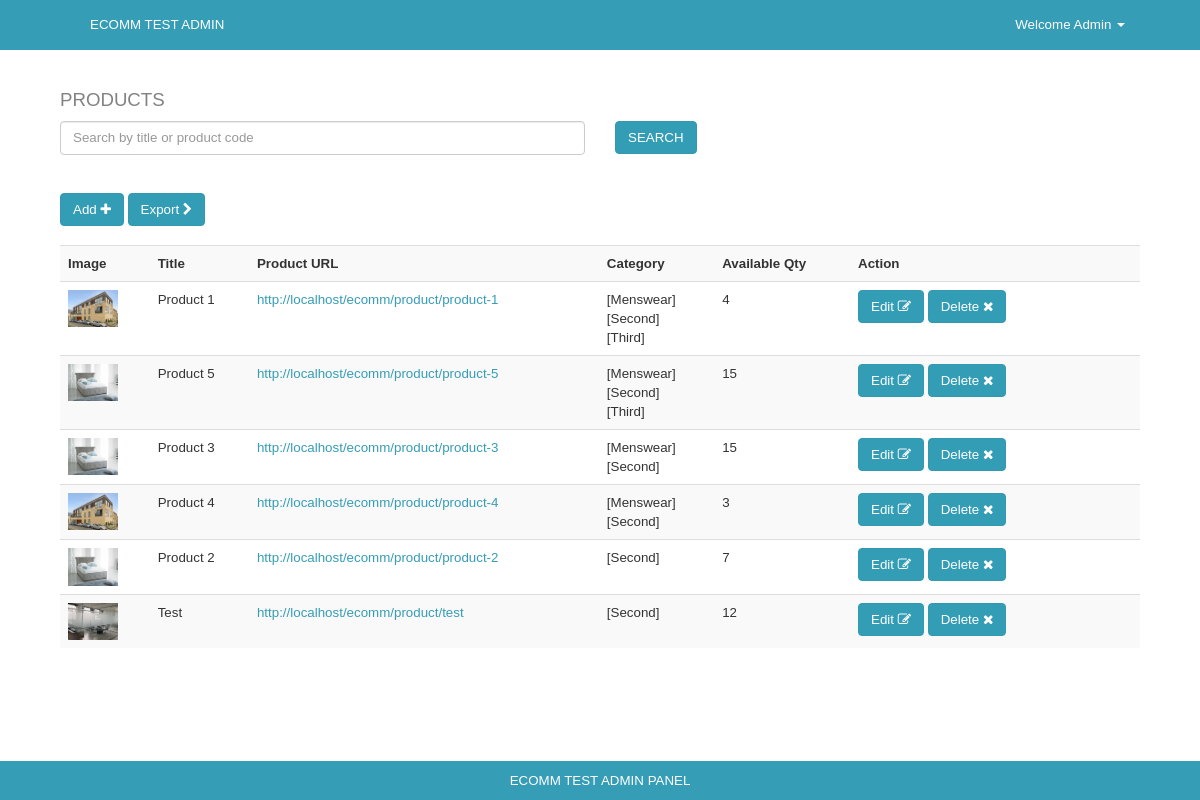
The app's page /console/account?page=products (signed in) with its own data.
### tables this page shows
CREATE TABLE IF NOT EXISTS `users` (
  `id` int(11) NOT NULL,
  `first_name` varchar(255) DEFAULT NULL,
  `last_name` varchar(255) DEFAULT NULL,
  `user_role_id` int(11) NOT NULL DEFAULT '1',
  `email` varchar(255) DEFAULT NULL,
  `password` varchar(64) DEFAULT NULL,
  `phone` varchar(255) DEFAULT NULL,
  `address_1` varchar(255) DEFAULT NULL,
  `address_2` varchar(255) DEFAULT NULL,
  `town` varchar(255) DEFAULT NULL,
  `country` varchar(255) DEFAULT NULL,
  `postcode` varchar(255) DEFAULT NULL,
  `remember_token` varchar(100) DEFAULT NULL,
  `created_at` datetime NOT NULL,
  `updated_at` datetime NOT NULL,
  `deleted_at` datetime DEFAULT NULL
);

CREATE TABLE IF NOT EXISTS `products` (
  `id` int(11) NOT NULL,
  `category_id` varchar(255) DEFAULT NULL,
  `sub_category_id` varchar(255) DEFAULT NULL,
  `title` varchar(255) DEFAULT NULL,
  `seo_url` varchar(100) DEFAULT NULL,
  `price` decimal(10,2) DEFAULT NULL,
  `qty_available` int(11) DEFAULT '10',
  `special_offer_price` decimal(10,2) DEFAULT NULL,
  `description` text,
  `attributes` varchar(255) DEFAULT NULL,
  `best_seller` int(11) NOT NULL DEFAULT '0',
  `featured` int(11) NOT NULL DEFAULT '0',
  `meta_description` text,
  `weight` decimal(10,2) DEFAULT NULL,
  `product_code` varchar(255) DEFAULT NULL,
  `cross_sell_ids` varchar(255) DEFAULT NULL,
  `sort_order` decimal(10,2) DEFAULT NULL,
  `sale` int(11) NOT NULL DEFAULT '0',
  `new` int(11) NOT NULL DEFAULT '0',
  `created_at` datetime NOT NULL,
  `updated_at` datetime NOT NULL,
  `deleted_at` datetime DEFAULT NULL,
  `barcode` varchar(255) DEFAULT NULL
);

CREATE TABLE IF NOT EXISTS `categories` (
  `id` int(11) NOT NULL,
  `title` varchar(255) NOT NULL,
  `seo_url` varchar(50) NOT NULL,
  `meta_description` text,
  `ext` varchar(255) DEFAULT NULL,
  `created_at` datetime NOT NULL,
  `updated_at` datetime NOT NULL,
  `deleted_at` datetime DEFAULT NULL
);

### app/Hashids/Hashids.php (called while the page is built, shortened)
<?php
class Hashids implements HashGenerator {
	private $_alphabet = 'abcdefghijklmnopqrstuvwxyzABCDEFGHIJKLMNOPQRSTUVWXYZ1234567890';
	private $_seps = 'cfhistuCFHISTU';
	private $_min_hash_length = 32;
	private $_math_functions = array();
	private $_max_int_value = 1000000000;
	public function __construct($salt = '', $min_hash_length = 0, $alphabet = '') {
		if (function_exists('gmp_add')) {
			$this->_math_functions['add'] = 'gmp_add';
			$this->_math_functions['div'] = 'gmp_div';
			$this->_math_functions['str'] = 'gmp_strval';
		} else if (function_exists('bcadd')) {
			$this->_math_functions['add'] = 'bcadd';
			$this->_math_functions['div'] = 'bcdiv';
			$this->_math_functions['str'] = 'strval';
		}
		$this->_lower_max_int_value = $this->_max_int_value;
		if ($this->_math_functions) {
			$this->_max_int_value = PHP_INT_MAX;
		}
		$this->_salt = $salt;
		$alphabet_array = str_split($this->_alphabet);
		$seps_array = str_split($this->_seps);
		$this->_seps = implode('', array_intersect($alphabet_array, $seps_array));
		$this->_alphabet = implode('', array_diff($alphabet_array, $seps_array));
		$this->_seps = $this->_consistent_shuffle($this->_seps, $this->_salt);
		$this->_alphabet = $this->_consistent_shuffle($this->_alphabet, $this->_salt);
		$guard_count = (int)ceil(strlen($this->_alphabet) / self::GUARD_DIV);
		if (strlen($this->_alphabet) < 3) {
			$this->_guards = substr($this->_seps, 0, $guard_count);
			$this->_seps = substr($this->_seps, $guard_count);
		} else {
			$this->_guards = substr($this->_alphabet, 0, $guard_count);
			$this->_alphabet = substr($this->_alphabet, $guard_count);
		}
	}
	private function _encode(array $numbers) {
		$alphabet = $this->_alphabet;
		$numbers_size = sizeof($numbers);
		$numbers_hash_int = 0;
		foreach ($numbers as $i => $number) {
			$numbers_hash_int += ($number % ($i + 100));
		}
		$lottery = $ret = $alphabet[$numbers_hash_int % strlen($alphabet)];
		foreach ($numbers as $i => $number) {
			$alphabet = $this->_consistent_shuffle($alphabet, substr($lottery . $this->_salt . $alphabet, 0, strlen($alphabet)));
			$ret .= $last = $this->_hash($number, $alphabet);
		}
		if (strlen($ret) < $this->_min_hash_length) {
			$guard_index = ($numbers_hash_int + ord($ret[0])) % strlen($this->_guards);
			$guard = $this->_guards[$guard_index];
			$ret = $guard . $ret;
			if (strlen($ret) < $this->_min_hash_length) {
				$guard_index = ($numbers_hash_int + ord($ret[2])) % strlen($this->_guards);
				$guard = $this->_guards[$guard_index];
				$ret .= $guard;
			}
		}
		$half_length = (int)(strlen($alphabet) / 2);
		while (strlen($ret) < $this->_min_hash_length) {
			$alphabet = $this->_consistent_shuffle($alphabet, $alphabet);
			$ret = substr($alphabet, $half_length) . $ret . substr($alphabet, 0, $half_length);
			$excess = strlen($ret) - $this->_min_hash_length;
			if ($excess > 0) {
				$ret = substr($ret, $excess / 2, $this->_min_hash_length);
			}
		}
		return $ret;
	}
	private function _decode($hash, $alphabet) {
		$ret = array();
		$hash_breakdown = str_replace(str_split($this->_guards), ' ', $hash);
		$hash_array = explode(' ', $hash_breakdown);
		$i = 0;
		if (sizeof($hash_array) == 3 || sizeof($hash_array) == 2) {
			$i = 1;
		}
		$hash_breakdown = $hash_array[$i];
		if (isset($hash_breakdown[0])) {
			$lottery = $hash_breakdown[0];
			$hash_breakdown = substr($hash_breakdown, 1);
			$hash_breakdown = str_replace(str_split($this->_seps), ' ', $hash_breakdown);
			$hash_array = explode(' ', $hash_breakdown);
			foreach ($hash_array as $sub_hash) {
				$alphabet = $this->_consistent_shuffle($alphabet, substr($lottery . $this->_salt . $alphabet, 0, strlen($alphabet)));
				$ret[] = (int)$this->_unhash($sub_hash, $alphabet);
			}
		}
		return $ret;
	}
	private function _consistent_shuffle($alphabet, $salt) {
		for ($i = strlen($alphabet) - 1, $v = 0, $p = 0; $i > 0; $i--, $v++) {
			$v %= strlen($salt);
			$p += $int = ord($salt[$v]);
			$j = ($int + $v + $p) % $i;
			$temp = $alphabet[$j];
			$alphabet[$j] = $alphabet[$i];
			$alphabet[$i] = $temp;
		}
		return $alphabet;
	}
	private function _hash($input, $alphabet) {
		$hash = '';
		$alphabet_length = strlen($alphabet);
		do {
			$hash = $alphabet[$input % $alphabet_length] . $hash;
			if ($input > $this->_lower_max_int_value && $this->_math_functions) {
				$input = $this->_math_functions['str']($this->_math_functions['div']($input, $alphabet_length));
			} else {
				$input = (int)($input / $alphabet_length);
			}
		} while ($input);
		return $hash;
	}
	private function _unhash($input, $alphabet) {
		$number = 0;
		if (strlen($input) && $alphabet) {
			$alphabet_length = strlen($alphabet);
			$input_chars = str_split($input);
			foreach ($input_chars as $i => $char) {
				$pos = strpos($alphabet, $char);
				if ($this->_math_functions) {
					$number = $this->_math_functions['str']($this->_math_functions['add']($number, $pos * pow($alphabet_length, (strlen($input) - $i - 1))));
				} else {
					$number += $pos * pow($alphabet_length, (strlen($input) - $i - 1));
				}
			}
		}
		return $number;
	}
}

### app/User.php (called while the page is built, shortened)
<?php
class User extends ObjectModel
{
    public function __construct()
    {
	$this->hashIdsObj = new Hashids(SESSION);
    }
}

### includes/config.php (called while the page is built, shortened)
<?php
$user = new App\User;
$categoryObj = new App\Category;
$productImageObj = new App\ProductImage;

### app/Helpers/Db.php (called while the page is built, shortened)
<?php
class Db
{
    public static function conn()
    {
    $connect = false;
		$options = array(
			PDO::ATTR_PERSISTENT => true,
			PDO::ATTR_ERRMODE => PDO::ERRMODE_EXCEPTION
		);
	try{
	$connect = new PDO("mysql:host=".HOST.";dbname=".DATABASE, USERNAME, PASSWORD, $options);
	} catch(PDOException $e){
	print $e->getMessage();
	}
    return $connect;
    }
}

### app/ObjectModel.php (called while the page is built, shortened)
<?php
abstract class ObjectModel
{
    protected $table;
    public function execute($query, array $array)
    {
	$query = Db::conn()->prepare($query);
	$query->execute($array);
	return $query->fetchAll(PDO::FETCH_OBJ);
    }
    public function find($id)
    {
	$query = Db::conn()->prepare('SELECT * FROM `' . $this->table . '` WHERE BINARY id = ?  ');
	$query->execute(array($id));
	return $query->fetch(PDO::FETCH_OBJ);
    }
    public function getRowByFieldNotDeleted($field, $string)
    {
	$query = Db::conn()->prepare(' SELECT * FROM `' . $this->table . '` WHERE `' . $field . '` =  ? AND deleted_at IS NULL ');
	$query->execute(array($string));
	return $query->fetch(PDO::FETCH_OBJ);
    }
}

### app/Product.php (called while the page is built, shortened)
<?php
class Product extends ObjectModel{
    public function getAll($page)
    {
	return $this->execute('SELECT *, products.title AS product_title,
					products.title AS product_title, categories.title AS category_title,
					products.seo_url AS product_seo_url, products.id AS product_id FROM products
					LEFT JOIN categories ON categories.id = products.category_id
					WHERE products.deleted_at IS NULL ORDER BY products.category_id ASC  ', [] );
    }
}

### console/admin-includes/products.php (the view, shortened to what this page needs)
<?php
$productObj = new Product;
$search = isset($_GET['search']) ? $_GET['search'] : null;
if( $search ){
	$query = $productObj->adminSearch($search);
} else {
	$query = $productObj->getAll($page);
}
?>
<h1><?= $page == 'products' ? 'PRODUCTS' : 'OUT OF STOCK' ?></h1>
	<form action="" method="get">
	<div class="row">
<div class="col-md-6"> <input type="hidden" name="page" value="<?= $page ?>"> <input required placeholder="Search by title or product code" type="text" name="search" class="form-control" value="<?= $search ?>">  	</div>
	<div class="col-md-2">  <button type="submit" class="btn btn-primary">SEARCH</button>   </div>
	</div>
	</form>
<br /><br />
<a class="btn btn-primary" href="account.php?page=product&action=add">Add <i class="fa fa-plus"></i></a>
<a class="btn btn-primary" href="account.php?page=product&action=export-products">Export <i class="fa fa-chevron-right"></i></a>
<br /> <br />
<?php
if( count($query) ){
?>
<div class="table-responsive">
	<table class="table table-striped table-hover">
	<tr><td><strong>Image</strong></td><td><strong>Title</strong></td><td><strong>Product URL</strong></td><td><strong>Category</strong></td><td><strong>Available Qty</strong></td><td width="290px"><strong>Action</strong></td></tr>
	<?php
	foreach( $query as $row ){
	$image = $productImageObj->getRowByFieldNotDeleted('product_id', $row->product_id);
	$categories = '';
	$category_json = json_decode($row->category_id);
	foreach($category_json as $category_id){
		$categories .= '['.$categoryObj->find($category_id)->title.']<br />';
	}
	print '<tr><td><img class="show-image" style="width:50px;cursor:pointer" src="../product-images/'.$image->id.'.'.$image->ext.'" alt="'.$image->alt.'"></td><td>'.$row->product_title.'</td><td><a target="_blank" style="color:#359DB6" href="'.DOMAIN.'/product/'.$row->product_seo_url.'">'.DOMAIN.'/product/'.$row->product_seo_url.'</a></td><td>'.$categories.'</td><td>'.$row->qty_available.'</td><td><a class="btn btn-primary" href="account.php?page=product&action=edit&id='.$row->product_id.'">Edit <i class="fa fa-edit"></i></a>  <a onclick="return confirm(\'Are you sure you want to delete this product?\')" class="btn btn-primary" href="account.php?page=products&action=delete&id='.$row->product_id.'">Delete <i class="fa fa-remove"></i></a></td></tr>';
	}
	?>
	</table>
</div>
<?php
} else { print "<p>There are currently no products.</p>"; }
?>

### console/header.php (shortened to what this page needs)
<!DOCTYPE html>
<html lang="en">
<head>
	<link href="../font-awesome/css/font-awesome.min.css" rel="stylesheet">
	<link href="../css/jquery-ui.css" rel="stylesheet">
	<link href="css/admin-styles.css" rel="stylesheet">
</head>
<body>
	<nav class="navbar navbar-default no-border">
		<div class="container-fluid bg-main" style="padding-left:5%;padding-right:5%">
				<div class="collapse navbar-collapse" id="bs-example-navbar-collapse-1">
					<ul class="nav navbar-nav">
						<li><a target="_blank" href="<?= DOMAIN ?>"><?= strtoupper(COMPANY_NAME); ?> ADMIN</a></li>
					</ul>
					<ul class="nav navbar-nav navbar-right">
					<?php
					if( $user->auth() ){
					?>
							<li class="dropdown">
					<a href="#" class="dropdown-toggle" data-toggle="dropdown" role="button" aria-expanded="false">Welcome <?php print ucwords($user->auth()->first_name); ?> <span class="caret"></span></a>
							</li>
					<?php } ?>
					</ul>
				</div>
		</div>
	</nav>

### records on screen
users: first_name "Admin"
products: title "Product 1", seo_url "product-1", category.title "Menswear", category.title "Second", category.title "Third", qty_available "4"
products: title "Product 5", seo_url "product-5", category.title "Menswear", category.title "Second", category.title "Third", qty_available "15"
products: title "Product 3", seo_url "product-3", category.title "Menswear", category.title "Second", qty_available "15"
products: title "Product 4", seo_url "product-4", category.title "Menswear", category.title "Second", qty_available "3"
products: title "Product 2", seo_url "product-2", category.title "Second", qty_available "7"
products: shows a picture, title "Test", seo_url "test", category.title "Second", qty_available "12"

### other values on screen
COMPANY_NAME "ECOMM TEST"
